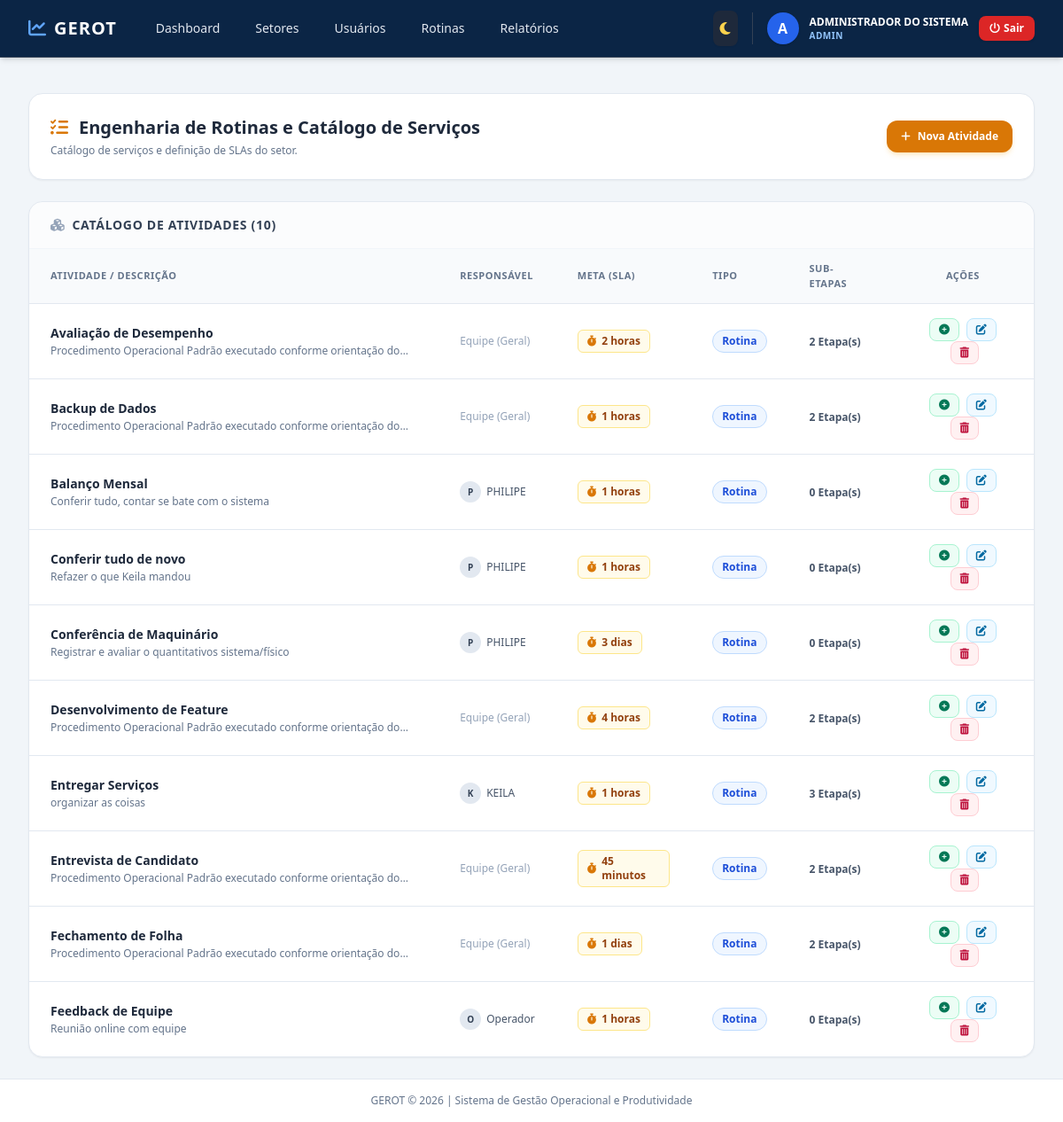
The app's page /gestao/atividades (signed in), older data.
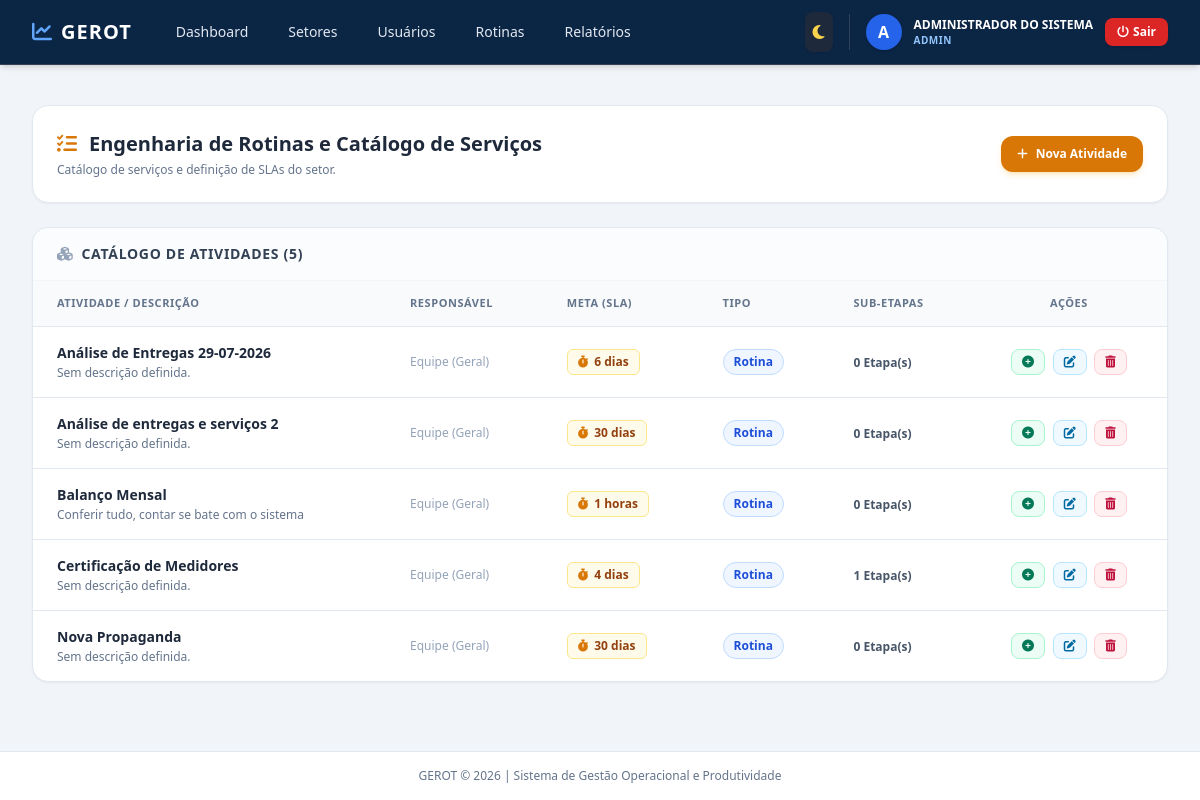
The same page, newer data.
### app/models/atividade.py (models this page shows, shortened)
class AtividadePadrao(db.Model):
    __tablename__ = 'atividades_padrao'
    id = db.Column(db.Integer, primary_key=True)
    titulo = db.Column(db.String(200), nullable=False)
    descricao = db.Column(db.Text, nullable=True)
    setor_id = db.Column(db.Integer, db.ForeignKey('setores.id'), nullable=False)
    responsavel_id = db.Column(db.Integer, db.ForeignKey('usuarios.id'), nullable=True)
    is_rotineira = db.Column(db.Boolean, default=True)
    requer_tarefas = db.Column(db.Boolean, default=False)
    status_sla = db.Column(db.String(30), default='Em Andamento', nullable=False)
    tempo_estimado_valor = db.Column(db.Integer, nullable=False, default=0)
    tempo_estimado_unidade = db.Column(db.String(20), default='minutos', nullable=False)
    tempo_convertido_minutos = db.Column(db.Integer, nullable=False, default=0)
    tarefas = db.relationship('TarefaPadrao', backref='atividade_pai', lazy='dynamic', cascade="all, delete-orphan")
    lancamentos = db.relationship('Lancamento', backref='atividade_referencia', lazy='dynamic')
    responsavel = db.relationship('Usuario', foreign_keys=[responsavel_id], backref='atividades_atribuidas')

### app/models/usuario.py (models this page shows, shortened)
class Usuario(UserMixin, db.Model):
    __tablename__ = 'usuarios'
    id = db.Column(db.Integer, primary_key=True)
    username = db.Column(db.String(64), unique=True, nullable=False, index=True)
    email = db.Column(db.String(120), unique=True, nullable=False, index=True)
    password_hash = db.Column(db.String(256))
    role = db.Column(db.String(20), default='operador', nullable=False)
    ativo = db.Column(db.Boolean, default=False)
    nome_completo = db.Column(db.String(150), nullable=False)
    cpf = db.Column(db.String(14), unique=True, nullable=False)
    rg_numero = db.Column(db.String(20))
    rg_orgao_emissor = db.Column(db.String(20))
    rg_uf = db.Column(db.String(2))
    data_nascimento = db.Column(db.Date)
    sexo = db.Column(db.String(20))
    estado_civil = db.Column(db.String(20))
    telefone_principal = db.Column(db.String(20))
    logradouro = db.Column(db.String(150))
    numero_endereco = db.Column(db.String(20))
    bairro = db.Column(db.String(100))
    cidade = db.Column(db.String(100))
    uf_endereco = db.Column(db.String(2))
    cep = db.Column(db.String(10))
    matricula = db.Column(db.String(50), unique=True, nullable=True)
    cargo = db.Column(db.String(100))
    funcao = db.Column(db.String(100))
    setor_id = db.Column(db.Integer, db.ForeignKey('setores.id'), nullable=False)
    setores_secundarios = db.relationship(
        'Setor',
        secondary=usuario_setores_secundarios,
        backref=db.backref('coordenadores_secundarios', lazy='dynamic')
    )
    tipo_vinculo = db.Column(db.String(50))
    data_admissao = db.Column(db.Date)
    data_cadastro = db.Column(db.DateTime, default=datetime.utcnow)
    ultimo_login = db.Column(db.DateTime)
    status_cadastro = db.Column(db.String(20), default='incompleto')
    cadastrado_por_id = db.Column(db.Integer, db.ForeignKey('usuarios.id'), nullable=True)
    cadastrador = db.relationship('Usuario', remote_side=[id], backref='usuarios_cadastrados')
    lancamentos = db.relationship('Lancamento', backref='autor', lazy='dynamic', foreign_keys='Lancamento.usuario_id')
    correcoes_aprovadas = db.relationship('Lancamento', backref='aprovador', lazy='dynamic', foreign_keys='Lancamento.correcao_aprovada_por')
    @property
    def is_admin(self):
        return self.role == 'admin'
    @property
    def is_gestor(self):
        return self.role in ['admin', 'gestor']
    @property
    def is_coordenador(self):
        return self.role == 'coordenador'

### app/views/gestao.py (the view)
@gestao_bp.route('/atividades')
@login_required
def listar_atividades():
    if not (current_user.is_gestor or current_user.is_coordenador or current_user.is_admin):
        flash('Acesso restrito à gestão de atividades.', 'warning')
        return redirect(url_for('operacao.painel'))
    page = request.args.get('page', 1, type=int)
    if current_user.is_admin or current_user.is_gestor:
        query = AtividadePadrao.query.order_by(AtividadePadrao.titulo.asc())
    else:
        setores_permitidos_ids = current_user.todos_setores_ids
        query = AtividadePadrao.query.filter(AtividadePadrao.setor_id.in_(setores_permitidos_ids)).order_by(AtividadePadrao.titulo.asc())
    atividades_pagination = query.paginate(page=page, per_page=10, error_out=False)
    if current_user.is_coordenador and not current_user.is_gestor:
        setores = Setor.query.filter(Setor.id.in_(current_user.todos_setores_ids)).order_by(Setor.nome.asc()).all()
    else:
        setores = Setor.query.order_by(Setor.nome.asc()).all()
    return render_template(
        'coordenador/gerenciar_atividades.html',
        atividades=atividades_pagination.items,
        pagination=atividades_pagination,
        setores=setores,
        CalculoBI=CalculoBI
    )

### app/__init__.py (called while the page is built)
@login_manager.user_loader
def load_user(user_id):
    from app.models.usuario import Usuario
    return Usuario.query.get(int(user_id))

### app/services/calculo_bi.py (called while the page is built)
    @staticmethod
    def formatar_numero_br(valor, casas_decimais=2):
        if valor is None:
            valor = 0.0
        try:
            val_float = float(valor)
            if casas_decimais == 0:
                return f"{int(round(val_float)):,}".replace(',', '.')
            parts = f"{val_float:.{casas_decimais}f}".split('.')
            int_part = f"{int(parts[0]):,}".replace(',', '.')
            dec_part = parts[1]
            return f"{int_part},{dec_part}"
        except Exception:
            return str(valor)

### app/templates/coordenador/gerenciar_atividades.html (shortened to what the changed rows need)
{% extends "base.html" %}
{% block content %}
<div class="space-y-6" x-data="{ modalNovaAtividade: false, modalEditarAtividade: false, modalTarefa: false, atvAtivaId: null, atvAtivaTitulo: '', atvEditar: { id: '', titulo: '', setor_id: '', tempo_valor: 30, tempo_unidade: 'minutos', descricao: '', status_sla: 'Em Andamento' } }">
    <div class="flex flex-col md:flex-row md:items-center justify-between gap-4 bg-white dark:bg-slate-800 p-6 rounded-2xl shadow-sm border border-slate-200 dark:border-slate-700">
        <div>
            <h1 class="text-xl font-bold text-slate-800 dark:text-slate-100 flex items-center gap-3">
                <i class="fa-solid fa-list-check text-amber-600"></i>
                <span>Engenharia de Rotinas e Catálogo de Serviços</span>
            </h1>
        </div>
    </div>
    <div class="bg-white dark:bg-slate-800 rounded-2xl shadow-sm border border-slate-200 dark:border-slate-700 overflow-hidden">
        <div class="px-6 py-4 border-b border-slate-100 dark:border-slate-700 flex items-center justify-between bg-slate-50/50 dark:bg-slate-900/50">
            <h2 class="text-sm font-bold text-slate-700 dark:text-slate-300 uppercase tracking-wider flex items-center gap-2">
                <i class="fa-solid fa-cubes text-slate-400"></i>
                <span>Catálogo de Atividades ({{ CalculoBI.formatar_numero_br(atividades|length, 0) }})</span>
            </h2>
        </div>
        <div class="overflow-x-auto">
            <table class="w-full text-left border-collapse">
                <thead>
                    <tr class="bg-slate-50 dark:bg-slate-900 border-b border-slate-200 dark:border-slate-700 text-[11px] font-bold text-slate-500 uppercase tracking-wider">
                        <th class="px-6 py-3.5">Atividade / Descrição</th>
                        <th class="px-6 py-3.5">Responsável</th>
                        <th class="px-6 py-3.5">Meta (SLA)</th>
                        <th class="px-6 py-3.5">Tipo</th>
                        <th class="px-6 py-3.5">Sub-Etapas</th>
                        <th class="px-6 py-3.5 text-center">Ações</th>
                    </tr>
                </thead>
                <tbody class="divide-y divide-slate-200 dark:divide-slate-700 text-sm text-slate-700 dark:text-slate-300">
                    {% if atividades %}
                        {% for atv in atividades %}
                            <tr class="hover:bg-slate-50/80 dark:hover:bg-slate-900/40 transition">
                                <td class="px-6 py-4">
                                    <p class="font-bold text-slate-800 dark:text-slate-100">{{ atv.titulo }}</p>
                                    <p class="text-xs text-slate-500 dark:text-slate-400 mt-0.5 line-clamp-1">{{ atv.descricao or 'Sem descrição definida.' }}</p>
                                </td>
                                <td class="px-6 py-4 text-xs font-medium text-slate-600 dark:text-slate-400">
                                    {% if atv.responsavel %}
                                        <span class="inline-flex items-center gap-1.5">
                                            <span class="w-6 h-6 rounded-full bg-slate-200 dark:bg-slate-700 text-slate-700 dark:text-slate-200 flex items-center justify-center font-bold text-[10px]">
                                                {{ atv.responsavel.username[0]|upper }}
                                            </span>
                                            <span>{{ atv.responsavel.nome_completo.split(' ')[0] }}</span>
                                        </span>
                                    {% else %}
                                        <span class="text-slate-400 font-normal">Equipe (Geral)</span>
                                    {% endif %}
                                </td>
                                <td class="px-6 py-4">
                                    <span class="inline-flex items-center px-2.5 py-1 rounded-md text-xs font-bold bg-amber-50 text-amber-800 dark:bg-amber-900/40 dark:text-amber-300 border border-amber-200 dark:border-amber-700">
                                        <i class="fa-solid fa-stopwatch me-1.5 text-amber-600"></i>
                                        {{ CalculoBI.formatar_numero_br(atv.tempo_estimado_valor, 0) }} {{ atv.tempo_estimado_unidade }}
                                    </span>
                                </td>
                                <td class="px-6 py-4">
                                    {% if atv.is_rotineira %}
                                        <span class="inline-flex items-center px-2.5 py-1 rounded-full text-xs font-bold bg-blue-50 text-blue-700 dark:bg-blue-900/40 dark:text-blue-300 border border-blue-200 dark:border-blue-700">
                                            Rotina
                                        </span>
                                    {% else %}
                                        <span class="inline-flex items-center px-2.5 py-1 rounded-full text-xs font-bold bg-slate-100 text-slate-700 dark:bg-slate-700 dark:text-slate-300 border border-slate-200 dark:border-slate-600">
                                            Projeto
                                        </span>
                                    {% endif %}
                                </td>
                                <td class="px-6 py-4">
                                    <span class="text-xs font-semibold text-slate-600 dark:text-slate-400">
                                        {{ CalculoBI.formatar_numero_br(atv.tarefas.count(), 0) }} Etapa(s)
                                    </span>
                                </td>
                                <td class="px-6 py-4 text-center space-x-1">
                                    <button @click="modalTarefa = true; atvAtivaId = '{{ atv.id }}'; atvAtivaTitulo = '{{ atv.titulo|escape }}'" class="inline-flex items-center gap-1 px-2.5 py-1.5 rounded-lg text-xs font-semibold text-emerald-700 bg-emerald-50 hover:bg-emerald-100 dark:bg-emerald-900/40 dark:text-emerald-300 border border-emerald-200 dark:border-emerald-700 transition cursor-pointer" title="Adicionar Micro-Tarefa">
                                        <i class="fa-solid fa-plus-circle"></i>
                                    </button>
                                    <button @click="atvEditar = { id: '{{ atv.id }}', titulo: '{{ atv.titulo|escape }}', setor_id: '{{ atv.setor_id }}', tempo_valor: '{{ atv.tempo_estimado_valor }}', tempo_unidade: '{{ atv.tempo_estimado_unidade }}', descricao: '{{ atv.descricao|escape if atv.descricao else '' }}', status_sla: '{{ atv.status_sla }}' }; modalEditarAtividade = true;" class="inline-flex items-center gap-1 px-2.5 py-1.5 rounded-lg text-xs font-semibold text-sky-700 bg-sky-50 hover:bg-sky-100 dark:bg-sky-900/40 dark:text-sky-300 border border-sky-200 dark:border-sky-700 transition cursor-pointer" title="Editar Rotina">
                                        <i class="fa-solid fa-pen-to-square"></i>
                                    </button>
                                    <form action="{{ url_for('gestao.excluir_atividade', id=atv.id) }}" method="POST" class="inline-block" onsubmit="return confirm('Tem certeza que deseja excluir esta rotina?');">
                                        <button type="submit" class="inline-flex items-center gap-1 px-2.5 py-1.5 rounded-lg text-xs font-semibold text-rose-700 bg-rose-50 hover:bg-rose-100 dark:bg-rose-900/40 dark:text-rose-300 border border-rose-200 dark:border-rose-700 transition cursor-pointer" title="Excluir Rotina">
                                            <i class="fa-solid fa-trash-can"></i>
                                        </button>
                                    </form>
                                </td>
                            </tr>
                        {% endfor %}
                    {% else %}
                        <tr>
                            <td colspan="6" class="px-6 py-8 text-center text-slate-400 text-sm">
                                Nenhuma atividade cadastrada para este setor.
                            </td>
                        </tr>
                    {% endif %}
                </tbody>
            </table>
        </div>
    </div>
</div>
{% endblock %}

Row changes from the older to the newer data that the page shows:
removed AtividadePadrao: titulo "Avaliação de Desempenho", descricao "Procedimento Operacional Padrão executado conforme orientação…", shows "Equipe (Geral)", formatar_numero_br "2", tempo_estimado_unidade "horas", is_rotineira "Rotina"
removed AtividadePadrao: titulo "Backup de Dados", descricao "Procedimento Operacional Padrão executado conforme orientação…", shows "Equipe (Geral)", formatar_numero_br "1", tempo_estimado_unidade "horas", is_rotineira "Rotina", formatar_numero_br "2"
removed AtividadePadrao: titulo "Conferir tudo de novo", descricao "Refazer o que Keila mandou", responsavel "P", responsavel.nome_completo "PHILIPE", formatar_numero_br "1", tempo_estimado_unidade "horas", is_rotineira "Rotina", formatar_numero_br "0"
removed AtividadePadrao: titulo "Conferência de Maquinário", descricao "Registrar e avaliar o quantitativos sistema/físico", responsavel "P", responsavel.nome_completo "PHILIPE", formatar_numero_br "3", tempo_estimado_unidade "dias", is_rotineira "Rotina", formatar_numero_br "0"
removed AtividadePadrao: titulo "Desenvolvimento de Feature", descricao "Procedimento Operacional Padrão executado conforme orientação…", shows "Equipe (Geral)", formatar_numero_br "4", tempo_estimado_unidade "horas", is_rotineira "Rotina", formatar_numero_br "2"
removed AtividadePadrao: titulo "Entregar Serviços", descricao "organizar as coisas", responsavel "K", responsavel.nome_completo "KEILA", formatar_numero_br "1", tempo_estimado_unidade "horas", is_rotineira "Rotina", formatar_numero_br "3"
removed AtividadePadrao: titulo "Entrevista de Candidato", descricao "Procedimento Operacional Padrão executado conforme orientação…", shows "Equipe (Geral)", formatar_numero_br "45", tempo_estimado_unidade "minutos", is_rotineira "Rotina", formatar_numero_br "2"
removed AtividadePadrao: titulo "Fechamento de Folha", descricao "Procedimento Operacional Padrão executado conforme orientação…", shows "Equipe (Geral)", formatar_numero_br "1", tempo_estimado_unidade "dias", is_rotineira "Rotina", formatar_numero_br "2"
removed AtividadePadrao: titulo "Feedback de Equipe", descricao "Reunião online com equipe", responsavel "O", responsavel.nome_completo "Operador", formatar_numero_br "1", tempo_estimado_unidade "horas", is_rotineira "Rotina", formatar_numero_br "0"
added AtividadePadrao: titulo "Análise de Entregas 29-07-2026", descricao "Sem descrição definida.", shows "Equipe (Geral)", formatar_numero_br "6", tempo_estimado_unidade "dias", is_rotineira "Rotina", formatar_numero_br "0"
added AtividadePadrao: titulo "Análise de entregas e serviços 2", descricao "Sem descrição definida.", shows "Equipe (Geral)", formatar_numero_br "30", tempo_estimado_unidade "dias", is_rotineira "Rotina", formatar_numero_br "0"
changed AtividadePadrao "Balanço Mensal": responsavel "P" → (not shown); responsavel.nome_completo "PHILIPE" → (not shown); now shows "Equipe (Geral)"
added AtividadePadrao: titulo "Certificação de Medidores", descricao "Sem descrição definida.", shows "Equipe (Geral)", formatar_numero_br "4", tempo_estimado_unidade "dias", is_rotineira "Rotina", formatar_numero_br "1"
added AtividadePadrao: titulo "Nova Propaganda", descricao "Sem descrição definida.", shows "Equipe (Geral)", formatar_numero_br "30", tempo_estimado_unidade "dias", is_rotineira "Rotina", formatar_numero_br "0"
Text that changed along with them:
{{ CalculoBI.formatar_numero_br(atividades|length, 0) }}: "10" → "5"
